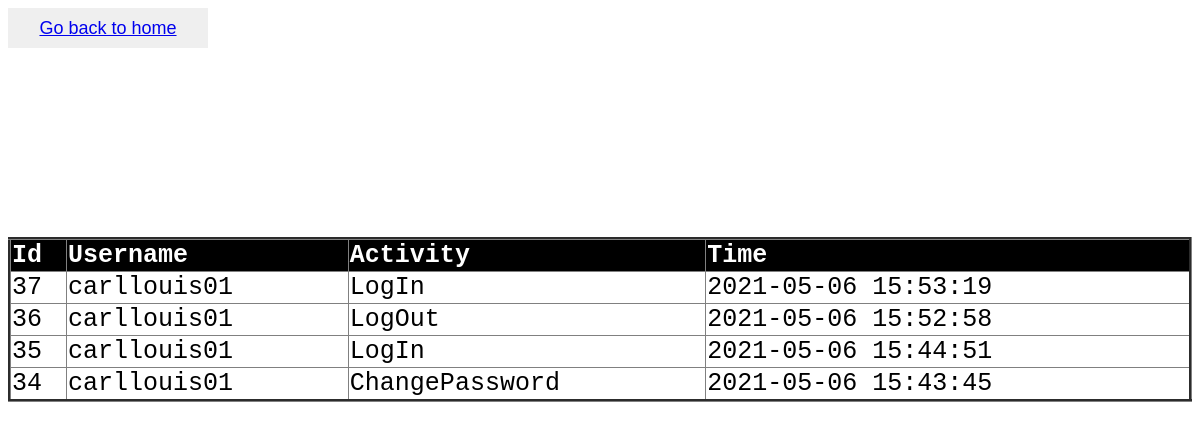
The app's page /display.php (signed in) with its own data.
### tables this page shows
CREATE TABLE `acts` (
  `id` int(100) NOT NULL,
  `username` varchar(255) NOT NULL,
  `activity` varchar(255) NOT NULL,
  `time` varchar(255) NOT NULL
);

### display.php (the view, shortened to what this page needs)
<html>
    <head>
</head>
<body>
<button type="submit">  <a href="home.php" >Go back to home</a> </button></center></h1>
<?php
if ( isset($_SESSION['username'])) {
 ?>
<?php
$conn = mysqli_connect("localhost", "root", "", "test_db");
$sql1="SELECT id, username, activity, time FROM acts
ORDER BY time DESC;";
	$result = $conn->query($sql1);
		echo "<br/><h3></h3>";
		echo "<table>";
echo "<table border='3'>
<tr>
<th>Id</th>
<th>Username</th>
<th>Activity</th>
<th>Time</th>
</tr>";
if($_SESSION['username']==="ADMIN"){
	if ($result->num_rows > 0)
while($row = $result->fetch_assoc()) {
  echo "<tr>" ;
	echo  "<td>" . $row['id'] . "</td>";
	echo "<td>" . $row['username'] . "</td>";
	echo " <td>" . $row['activity'] . "</td>";
	echo " <td>" . $row['time'] . "</td>";
}
}
		echo "</table>";
}
?>

### display.php (style rules this page uses)
table { margin-top: 8%; border-collapse: collapse; width: 100%; color: black; font-family: monospace; font-size: 25px; text-align: left; }
th { background-color: black; color: white; }
tr:nth-child(even) { background-color: white }
button[type="submit"] { border: none; outline: none; height: 40px; width: 200px; background: ; color: black; font-size: 18px; border border-radius: 20px; }

### records on screen
acts: id "37", username "carllouis01", activity "LogIn", time "2021-05-06 15:53:19"
acts: id "36", username "carllouis01", activity "LogOut", time "2021-05-06 15:52:58"
acts: id "35", username "carllouis01", activity "LogIn", time "2021-05-06 15:44:51"
acts: id "34", username "carllouis01", activity "ChangePassword", time "2021-05-06 15:43:45"
